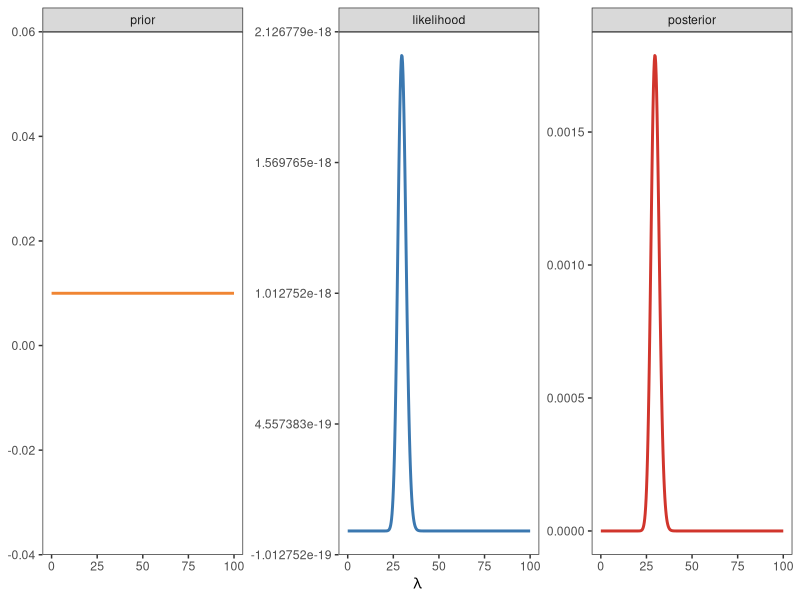
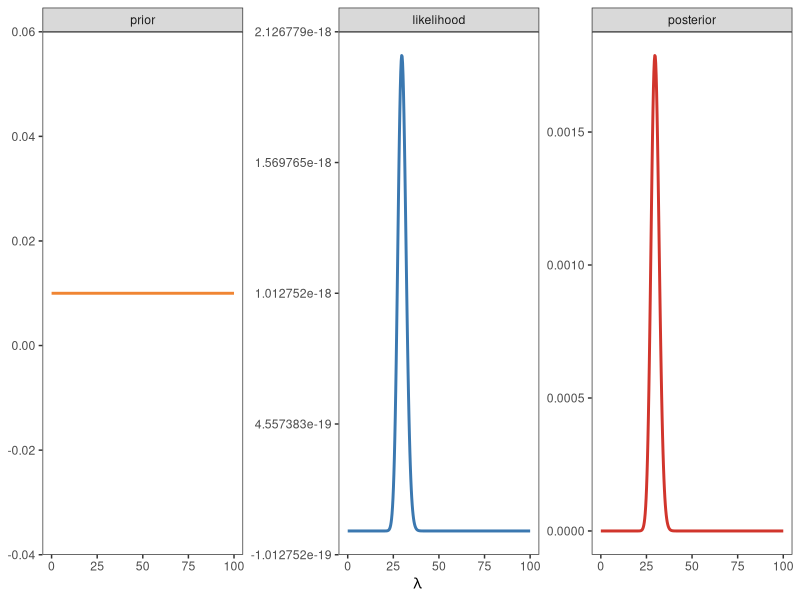

These figures' R source, in order:
## ---- chunk 1
library(ggplot2)

colores <- c("#f08533", "#3b78b0", "#d1352c")

# Valores observados de "Y"
y <- c(64, 13, 33, 18, 30, 20)

# Altura de la densidad a priori uniforme
prior <- rep(1 / 100, 400)

# Grilla con los valorse de lambda
lambda_grid <- seq(0, 100, length.out = 400)
## ---- chunk 2
f_likelihood <- function(lambda, y_vector) {
  n <- length(y_vector)
  y_suma <- sum(y_vector)
  denominador <- prod(factorial(y_vector))
  (exp(- n * lambda) * lambda ^ y_suma) / denominador
}

likelihood <- f_likelihood(lambda_grid, y)
posterior_ <- prior * likelihood # ¿Es necesario multiplicar por 'prior'?
posterior_
## ---- chunk 3
#| fig-align: center
#| fig-height: 3.75
#| fig-width: 10
#| fig-dpi: 300
f_likelihood <- function(lambda, y_vector) {
  output <- numeric(length(lambda))
  for (i in seq_along(output)) {
    output[i] <- prod(dpois(y_vector, lambda[i]))
  }
  output
}

likelihood <- f_likelihood(lambda_grid, y)
posterior_ <- prior * likelihood
area <- integrate(f_likelihood, lower = 0, upper = 100, y_vector = y)$value
posterior <- posterior_ / area

df <- data.frame(
  grupo = factor(
    rep(c("prior", "likelihood", "posterior"), each = 400),
    levels = c("prior", "likelihood", "posterior"),
    ordered = TRUE
  ),
  lambda = rep(lambda_grid, 3),
  valor = c(prior, likelihood, posterior)
)

ggplot(df) +
  geom_line(aes(x = lambda, y = valor, color = grupo), linewidth = 1) +
  scale_color_manual(values = colores) +
  labs(x = expression(lambda), y = NULL) +
  facet_wrap(~ grupo, scales = "free_y") +
  theme_bw() +
    theme(
        panel.grid.major = element_blank(),
        panel.grid.minor = element_blank(),
        legend.position = "none"
    )
## ---- chunk 4
#| fig-align: center
#| fig-height: 3.75
#| fig-width: 10
#| fig-dpi: 300
f_likelihood <- function(lambda, y_vector) {
  output <- numeric(length(lambda))
  for (i in seq_along(output)) {
    # El producto se transforma en suma
    output[i] <- sum(dpois(y_vector, lambda[i], log = TRUE))
  }
  # Volver a la escala original
  exp(output)
}

likelihood <- f_likelihood(lambda_grid, y)
posterior_ <- prior * likelihood
area <- integrate(f_likelihood, lower = 0, upper = 100, y_vector = y)$value
posterior <- posterior_ / area

df <- data.frame(
  grupo = factor(
    rep(c("prior", "likelihood", "posterior"), each = 400),
    levels = c("prior", "likelihood", "posterior"),
    ordered = TRUE
  ),
  lambda = rep(lambda_grid, 3),
  valor = c(prior, likelihood, posterior)
)

ggplot(df) +
  geom_line(aes(x = lambda, y = valor, color = grupo), linewidth = 1) +
  scale_color_manual(values = colores) +
  labs(x = expression(lambda), y = NULL) +
  facet_wrap(~ grupo, scales = "free_y") +
  theme_bw() +
    theme(
        panel.grid.major = element_blank(),
        panel.grid.minor = element_blank(),
        legend.position = "none"
    )
